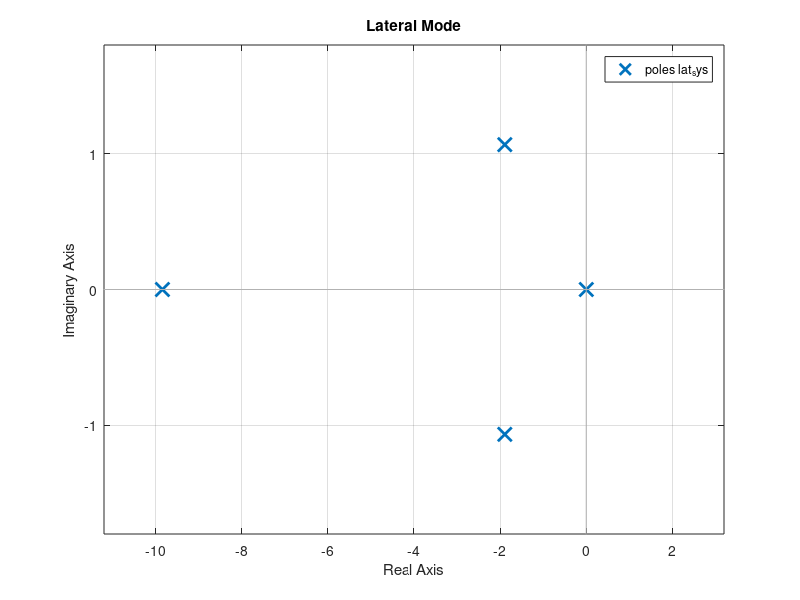

This figure's MATLAB source:
%% Load lateral linear model 
load Lateral_linear_Model.mat;

%% Finding Eigenvalues
Eig_Lat = eig(A_lat)

%% state space representation
lat_sys = tf(ss(A_lat, B_lat, C_lat, D_lat))
figure
pzmap(lat_sys)
title('Lateral Mode')
xlabel('Real Axis') 
ylabel('Imaginary Axis')
grid on

% comuting damping and natrual frequency
damp(lat_sys)